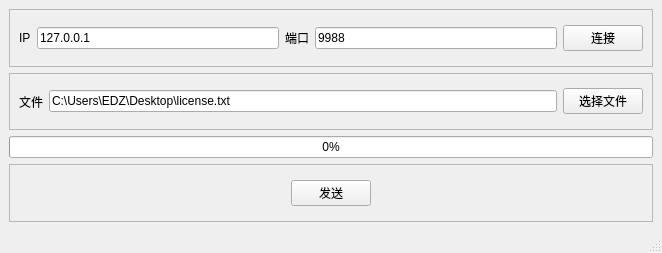
<?xml version="1.0" encoding="UTF-8"?>
<ui version="4.0">
 <class>MainWindow</class>
 <widget class="QMainWindow" name="MainWindow">
  <property name="geometry">
   <rect>
    <x>0</x>
    <y>0</y>
    <width>662</width>
    <height>253</height>
   </rect>
  </property>
  <property name="windowTitle">
   <string>MainWindow</string>
  </property>
  <widget class="QWidget" name="centralwidget">
   <layout class="QVBoxLayout" name="verticalLayout">
    <item>
     <widget class="QFrame" name="frame">
      <property name="frameShape">
       <enum>QFrame::StyledPanel</enum>
      </property>
      <property name="frameShadow">
       <enum>QFrame::Raised</enum>
      </property>
      <layout class="QHBoxLayout" name="horizontalLayout">
       <item>
        <widget class="QLabel" name="label_2">
         <property name="text">
          <string>IP</string>
         </property>
        </widget>
       </item>
       <item>
        <widget class="QLineEdit" name="edtIP">
         <property name="text">
          <string>127.0.0.1</string>
         </property>
        </widget>
       </item>
       <item>
        <widget class="QLabel" name="label">
         <property name="text">
          <string>端口</string>
         </property>
        </widget>
       </item>
       <item>
        <widget class="QLineEdit" name="edtPort">
         <property name="text">
          <string>9988</string>
         </property>
        </widget>
       </item>
       <item>
        <widget class="QPushButton" name="btnConnect">
         <property name="text">
          <string>连接</string>
         </property>
        </widget>
       </item>
      </layout>
     </widget>
    </item>
    <item>
     <widget class="QFrame" name="frame_2">
      <property name="frameShape">
       <enum>QFrame::StyledPanel</enum>
      </property>
      <property name="frameShadow">
       <enum>QFrame::Raised</enum>
      </property>
      <layout class="QHBoxLayout" name="horizontalLayout_2">
       <item>
        <widget class="QLabel" name="label_3">
         <property name="text">
          <string>文件</string>
         </property>
        </widget>
       </item>
       <item>
        <widget class="QLineEdit" name="edtPath">
         <property name="text">
          <string>C:\Users\EDZ\Desktop\license.txt</string>
         </property>
        </widget>
       </item>
       <item>
        <widget class="QPushButton" name="btnSelect">
         <property name="text">
          <string>选择文件</string>
         </property>
        </widget>
       </item>
      </layout>
     </widget>
    </item>
    <item>
     <widget class="QProgressBar" name="progressBar">
      <property name="value">
       <number>0</number>
      </property>
     </widget>
    </item>
    <item>
     <widget class="QFrame" name="frame_3">
      <property name="frameShape">
       <enum>QFrame::StyledPanel</enum>
      </property>
      <property name="frameShadow">
       <enum>QFrame::Raised</enum>
      </property>
      <layout class="QHBoxLayout" name="horizontalLayout_3">
       <item>
        <spacer name="horizontalSpacer">
         <property name="orientation">
          <enum>Qt::Horizontal</enum>
         </property>
         <property name="sizeHint" stdset="0">
          <size>
           <width>335</width>
           <height>20</height>
          </size>
         </property>
        </spacer>
       </item>
       <item>
        <widget class="QPushButton" name="btnSend">
         <property name="sizePolicy">
          <sizepolicy hsizetype="Fixed" vsizetype="Fixed">
           <horstretch>0</horstretch>
           <verstretch>0</verstretch>
          </sizepolicy>
         </property>
         <property name="text">
          <string>发送</string>
         </property>
        </widget>
       </item>
       <item>
        <spacer name="horizontalSpacer_2">
         <property name="orientation">
          <enum>Qt::Horizontal</enum>
         </property>
         <property name="sizeHint" stdset="0">
          <size>
           <width>334</width>
           <height>20</height>
          </size>
         </property>
        </spacer>
       </item>
      </layout>
     </widget>
    </item>
   </layout>
  </widget>
  <widget class="QMenuBar" name="menubar">
   <property name="geometry">
    <rect>
     <x>0</x>
     <y>0</y>
     <width>662</width>
     <height>23</height>
    </rect>
   </property>
  </widget>
  <widget class="QStatusBar" name="statusbar"/>
 </widget>
 <resources/>
 <connections/>
</ui>
